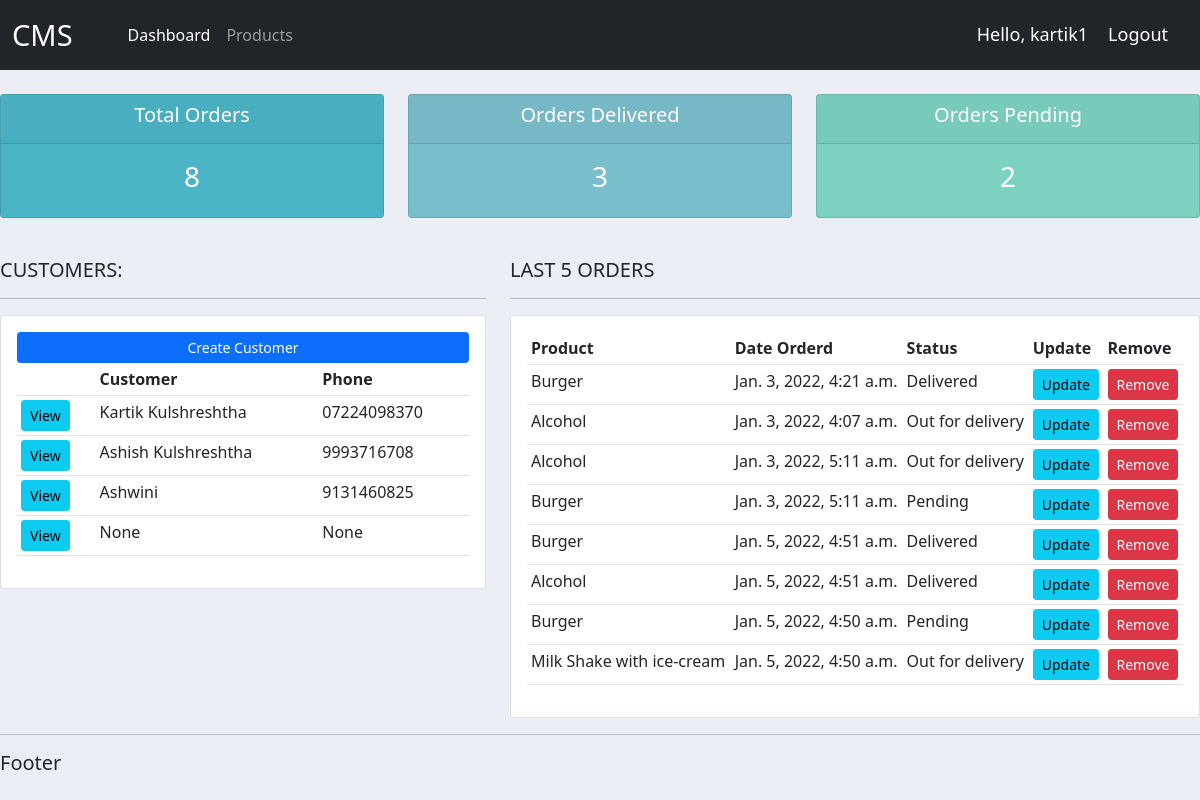
Before: / (signed in) with the older database file.
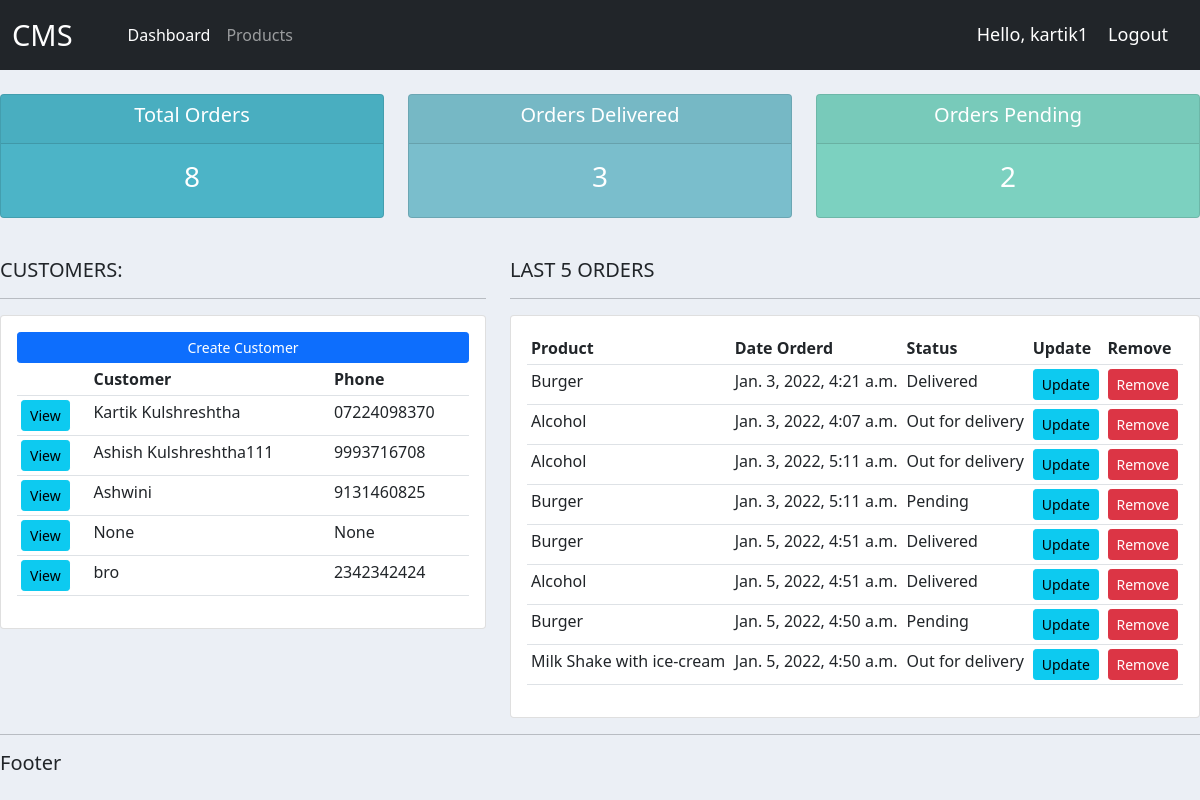
After: the same page with the newer database file.
### accounts/models.py (models this page shows, shortened)
class Customer(models.Model):
    user = models.OneToOneField(User, null=True, blank=True, on_delete=models.CASCADE)
    name = models.CharField(max_length=200, null=True)
    phone = models.CharField(max_length=200, null=True)
    email = models.CharField(max_length=200, null=True)
    profile_pic = models.ImageField(null=True, blank=True, default='Profile1.png')
    date_created = models.DateTimeField(null=True)

class Order(models.Model):
    STATUS = (
        ('Pending', 'Pending'),
        ('Out for delivery', 'Out for delivery'),
        ('Delivered', 'Delivered')
    )
    customer = models.ForeignKey(Customer, null=True, on_delete=models.SET_NULL)
    product = models.ForeignKey(Products, null=True, on_delete=models.SET_NULL)
    status = models.CharField(max_length=200, null=True, choices=STATUS)
    note = models.CharField(max_length=200, null=True)
    date_created = models.DateTimeField(null=True, auto_now_add=True)

class Products(models.Model):
    CATEGORY = (
        ('Indoor', "Indoor"),
        ('Outdoor', 'Outdoor')
    )
    name = models.CharField(max_length=200, null=True)
    price = models.FloatField(null=True)
    category = models.CharField(max_length=200, null=True, choices=CATEGORY)
    description = models.CharField(max_length=200, null=True)
    date_created = models.DateTimeField(null=True)
    tag = models.ManyToManyField(Tag)
    def __str__(self):
            return self.name

### accounts/decorators.py (the view)
	def wrapper_function(request, *args, **kwargs):
		group = None
		if request.user.groups.exists():
			group = request.user.groups.all()[0].name
		if group == 'customer':
			return redirect('user-page')
		if group == 'admin':
			return view_func(request, *args, **kwargs)

### accounts/views.py (called while the page is built)
@login_required(login_url='login')
@admin_only
def home(request):
    customers = Customer.objects.all()
    orders = Order.objects.all()
    total_orders = orders.count()
    delivered = orders.filter(status='Delivered').count()
    pending = orders.filter(status='Pending').count()
    context = {
        'customers': customers,
        'orders': orders,
        'total_orders': total_orders,
        'delivered': delivered,
        'pending': pending,
    }
    return render(request, 'accounts/dashboard.html', context)

### accounts/templates/accounts/dashboard.html
{% extends 'accounts/main.html' %}
{% block content %}
{%  include 'accounts/status.html' %}
<br>
<div class="row">
	<div class="col-md-5">
		<h5>CUSTOMERS:</h5>
		<hr>
		<div class="card card-body">
			<a class="btn btn-primary  btn-sm btn-block" href="{% url 'createCustomer' %}">Create Customer</a>
			<table class="table table-sm">
				<tr>
					<th></th>
					<th>Customer</th>
					<th>Phone</th>
				</tr>
				{% for i in customers %}
				<tr>
					<td><a style="text-decoration: none;" class="btn btn-sm btn-info" href="{% url 'customer' i.id %}">View</a></td>
					<td>{{i.name}}</td>
					<td>{{i.phone}}</td>
				</tr>
				{% endfor %}
			</table>
		</div>
	</div>
	<div class="col-md-7">
		<h5>LAST 5 ORDERS</h5>
		<hr>
		<div class="card card-body">
			<table class="table table-sm">
				<tr>
					<th>Product</th>
					<th>Date Orderd</th>
					<th>Status</th>
					<th>Update</th>
					<th>Remove</th>
				</tr>
				{% for i in orders %}
				<tr>
					<td>{{i.product}}</td>
					<td>{{i.date_created}}</td>
					<td>{{i.status}}</td>
					<td><a class="btn btn-sm btn-info" style="text-decoration: none;" href="{% url 'updateOrder' i.id %}">Update</a></td>
					<td><a class="btn btn-sm btn-danger" style="text-decoration: none;" href="{% url 'deleteOrder' i.id %}">Remove</a></td>
				</tr>
				{% endfor %}
			</table>
		</div>
	</div>
</div>
{% endblock %}

Changed rows visible on the page:
changed Customer: name "Ashish Kulshreshtha" → "Ashish Kulshreshtha111"
added Customer: name "bro", phone "2342342424"
